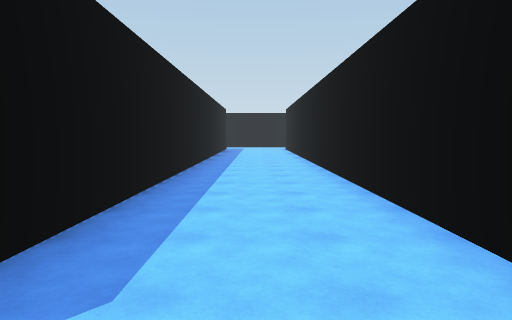
view 1 (above)

24 first-person views from a walk through a 3-D level made in the Unity game engine. The camera is 1.5 m above the floor, tilts 4° down and sees 70° across. The floor is counted in squares, 2 m on a side. Each view is taken from the middle of a square. On the plan, view 1 faces up. The plan holds only what a view shows up to about 11 squares ahead; the rest is blank. The place goes on beyond the plan. The player character is not drawn.

view 2
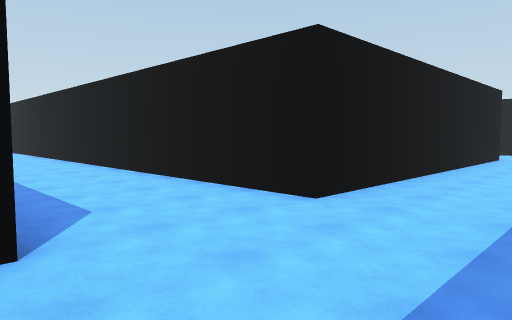

view 3
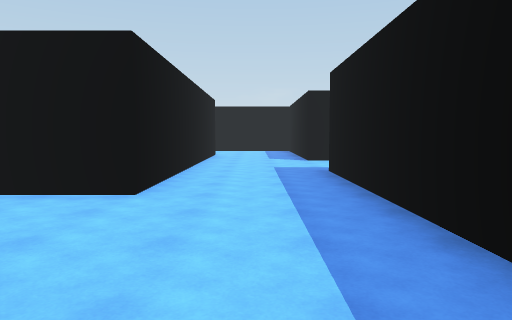

view 4
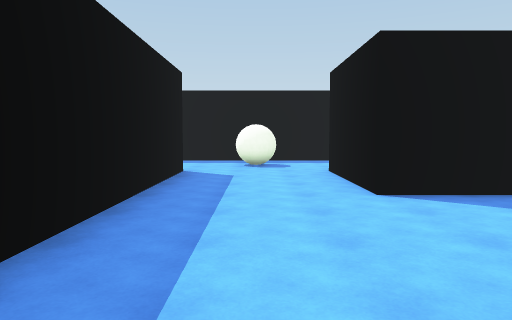

view 5
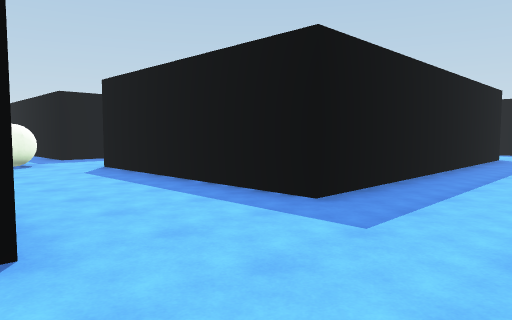

view 6
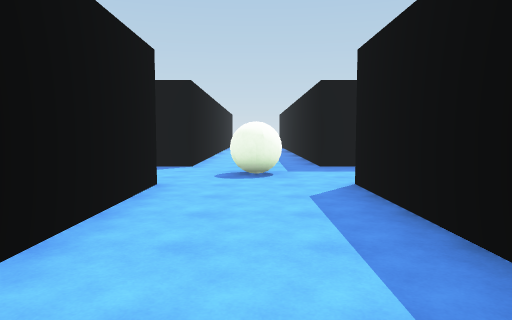

view 7
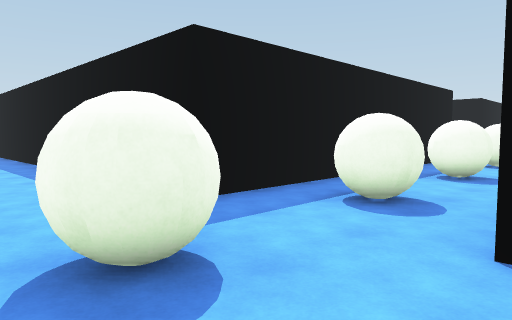

view 8
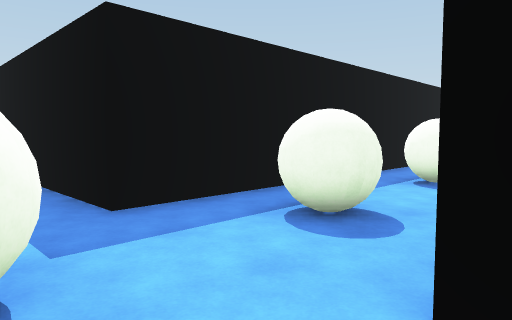

view 9
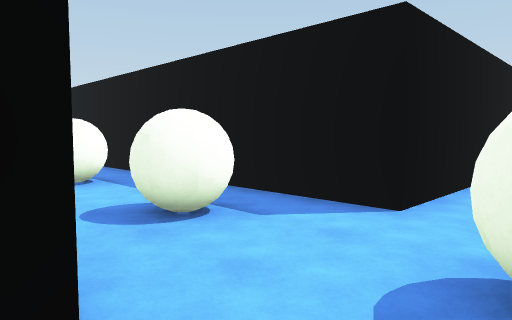

view 10
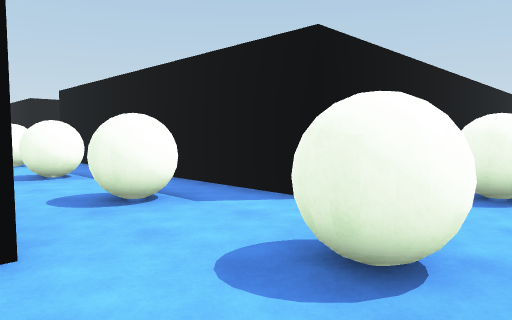

view 11
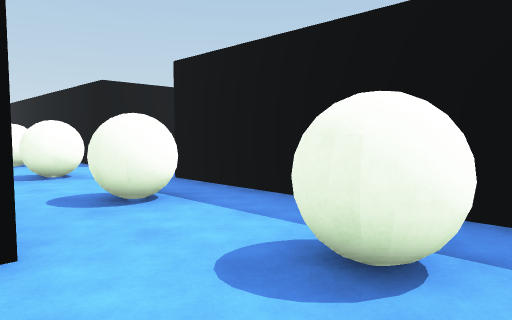

view 12
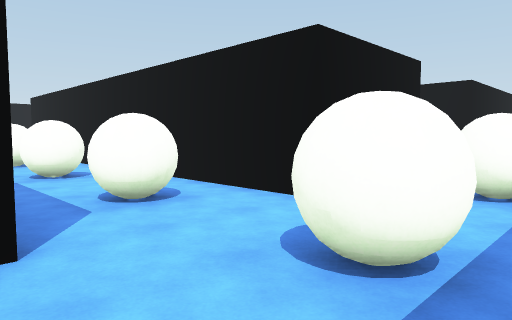

view 13
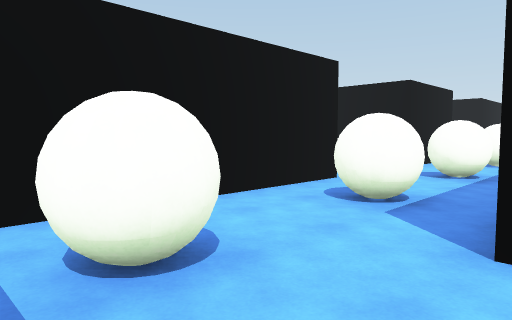

view 14
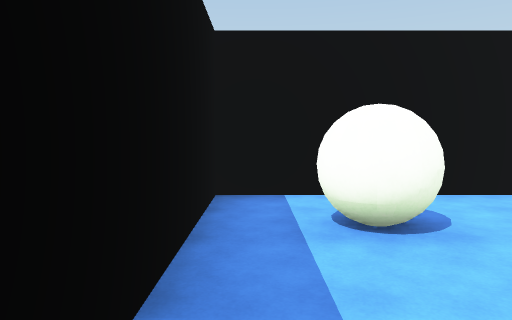

view 15
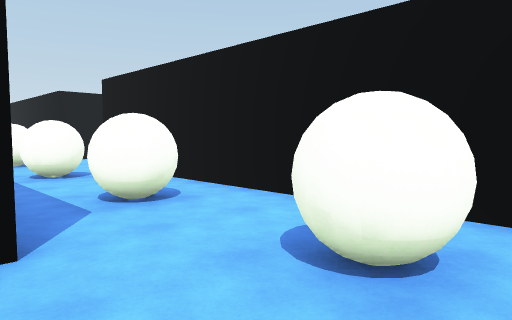

view 16
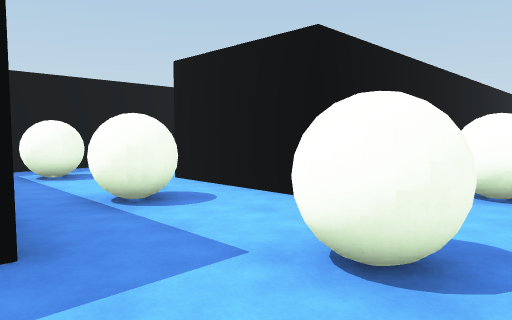

view 17
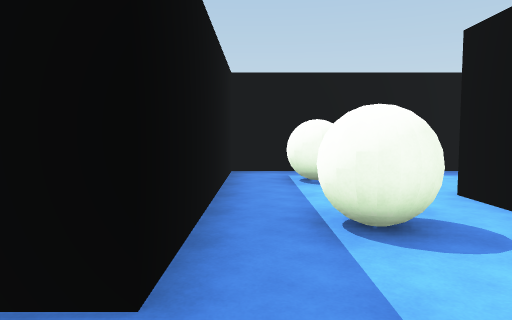

view 18
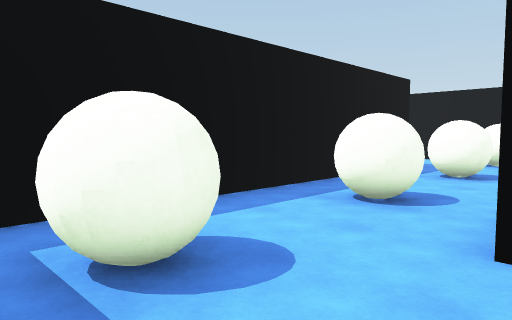

view 19
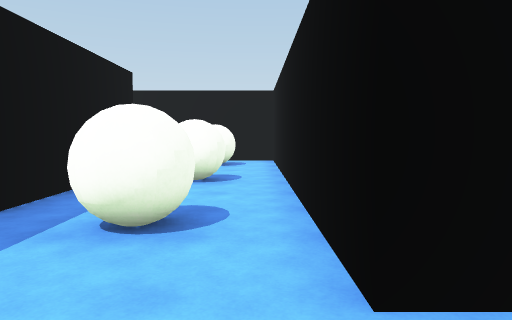

view 20
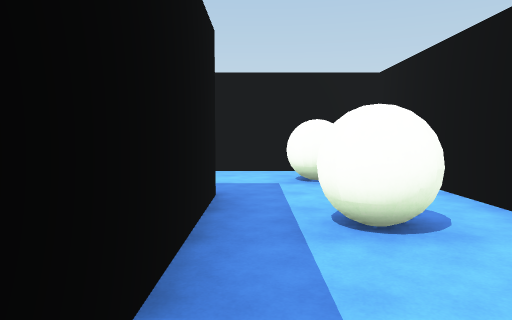

view 21
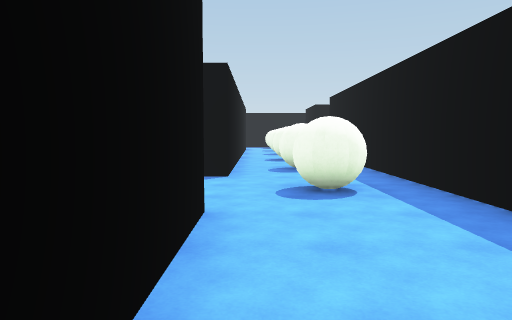

view 22
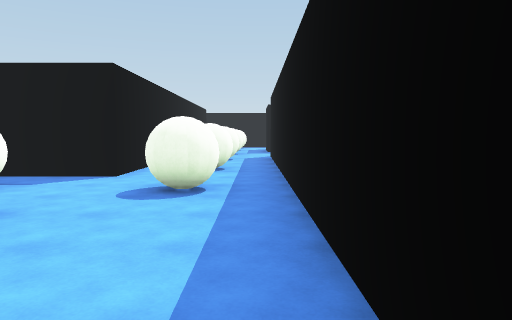

view 23
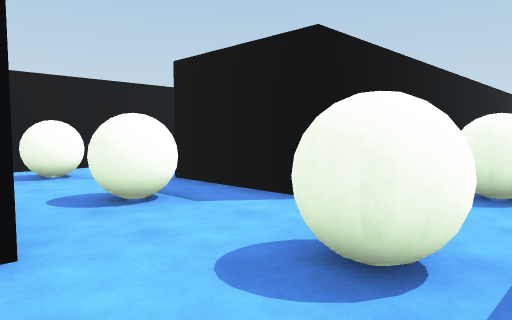

view 24
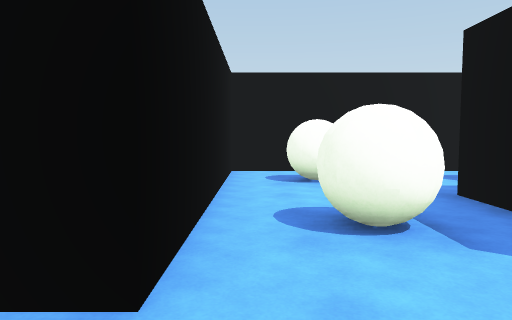

### Floor plan
Points are (right, up) in squares from view 1. A wall is a line through its corners. A room is listed if a view was taken in it or the views show most of it. See-through windows are left out.
Room 1 (views 1, 2, 3, 4, 5, 6, 7, 8, 9, 10, 11, 12, 13, 14, 15, 16, 17, 18, 19, 20, 21, 22, 23, 24)
walls: (-10.5, 6.4) (-10.5, 7.8); (-4.5, 1.5) (-4.5, 6.5) (-10, 6.5); (-7.5, 1.1) (-7.5, -3.1); (-1.5, 10.9) (-1.5, 0.5) (-4.5, 0.5); (-13.5, 7.8) (-13.5, -0.8); (-4.5, -2.5) (4.5, -2.5) (4.5, -8.5); (-10.5, -2.4) (-10.5, 3.5) (-7.5, 3.5); (-16.4, 6.5) (-20.1, 6.5); (-13.4, -2.5) (-16.5, -2.5); (-16.5, -1.8) (-16.5, 6.1); (-19.5, 3.5) (-19.5, -5.5) (-14.2, -5.5); (-8.9, -8.5) (-10.1, -8.5); (-10.5, -8.6) (-10.5, -3.9); (-13.4, -8.5) (-19.5, -8.5) (-19.5, -10.8); (7.5, -3.1) (7.5, -2.5) (8, -2.5); (10.5, 0.5) (1.5, 0.5) (1.5, 11); (-4.4, -11.5) (-0.8, -11.5); (-10.4, -11.5) (-7.5, -11.5); (-12.5, -11.5) (-11.9, -11.5); (1.2, -11.5) (4.5, -11.5) (4.5, -14.5); (7.5, -8.6) (7.5, -5); (7.5, -14.5) (7.5, -11.5) (10.2, -11.5)
objects: ball (-18, -10); ball (-18, -4); ball (-18, -1); ball (-18, 2); ball (-18, 5); ball (-15, -10); ball (-15, -4); ball (-12, -10); ball (-12, -7); ball (-12, -4); ball (-12, -1); ball (-12, 2); ball (-12, 5); ball (-9, -10); ball (-9, 5); ball (-6, -13); ball (-6, -10); ball (-6, -1); ball (-6, 5); ball (-3, -10); ball (0, -10); ball (3, -10); ball (6, -10); ball (9, -10)

Positions as (right, up) in squares from view 1, and headings:
1: (0, 0), facing up
2: (-2, -2), facing up-right
3: (-3, -1), facing right
4: (3, -1), facing left
5: (8, 0), facing down-left
6: (6, -3), facing down
7: (7, -8), facing down-left
8: (6, -8), facing down-left
9: (6, -8), facing down-right
10: (-7, -8), facing down-right
11: (-13, -8), facing down-right
12: (-14, -11), facing up-right
13: (-19, -12), facing up-right
14: (-19, -13), facing up
15: (-14, -5), facing up-right
16: (-11, -6), facing up-left
17: (-12, -5), facing left
18: (-16, -5), facing up-left
19: (-17, -4), facing up
20: (-19, -1), facing up
21: (-11, 10), facing down
22: (-13, 10), facing down
23: (-13, 7), facing down-right
24: (-12, 6), facing right
